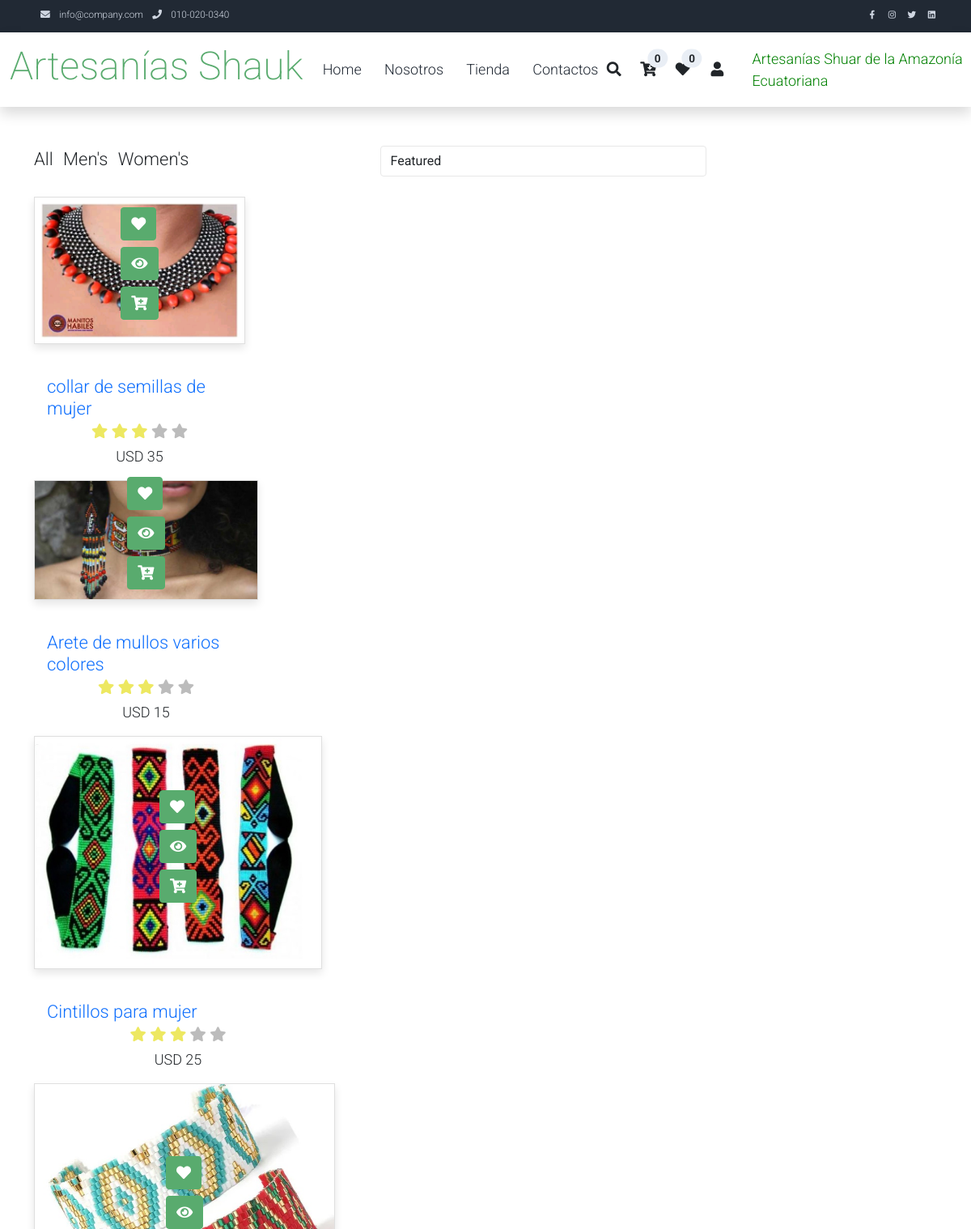
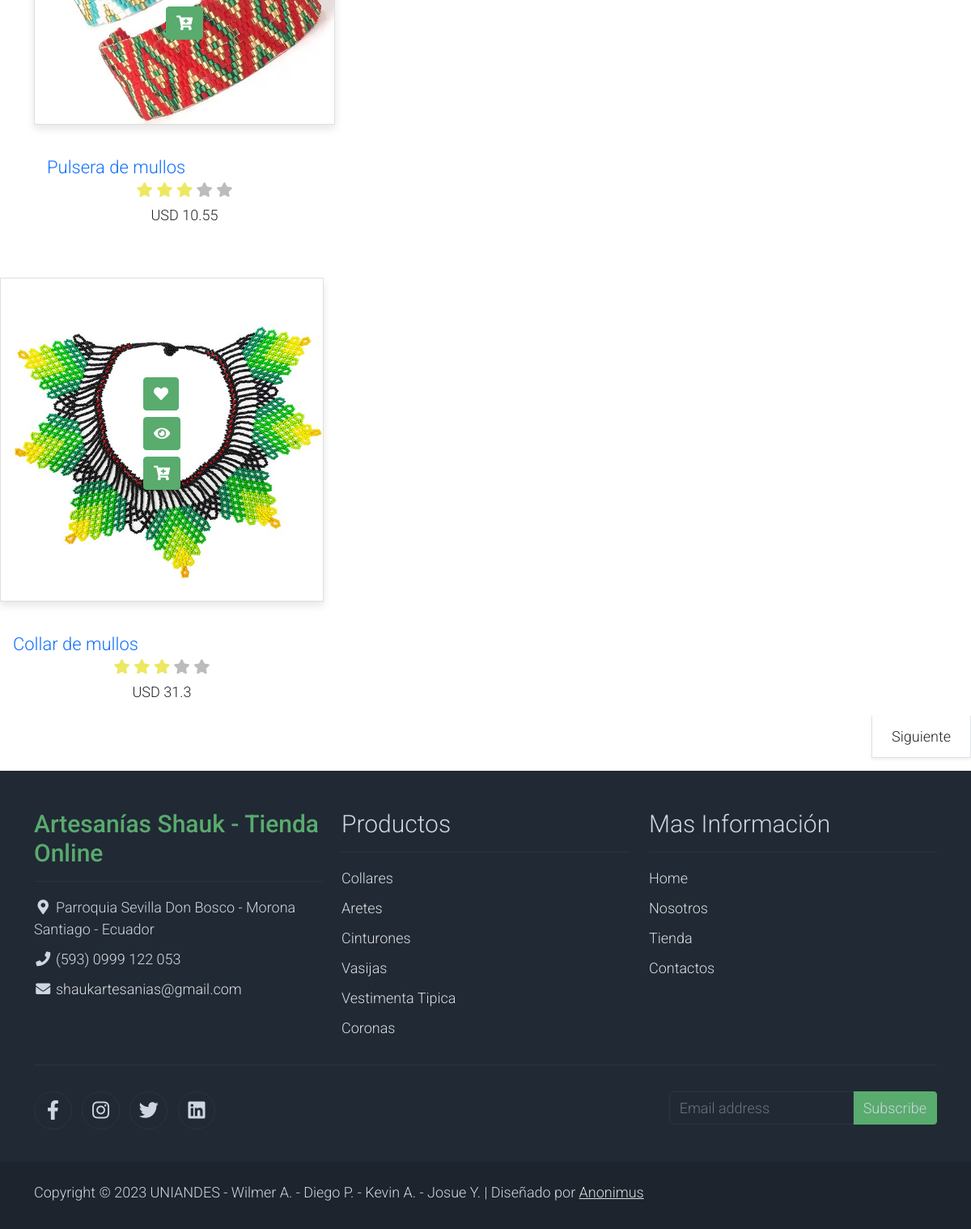
Screenshot of /principal/shop/1 with the database file from the repository (2 pictures, top to bottom).
### tables this page shows
CREATE TABLE `productos` (
  `pro_id` int(11) NOT NULL,
  `pro_nombre` varchar(100) DEFAULT NULL,
  `pro_descripcion` varchar(100) DEFAULT NULL,
  `pro_precio` float DEFAULT NULL,
  `pro_catid` int(11) DEFAULT NULL,
  `pro_imagen` varchar(150) NOT NULL,
  `pro_imagen2` varchar(150) NOT NULL,
  `pro_imagen3` varchar(150) NOT NULL,
  `pro_stock` int(11) NOT NULL
);

### Config/App/Views.php (called while the page is built)
<?php
class Views{
    public function getView($ruta, $vista, $data="")
    {
        if ($ruta == "home") {
            $vista = "Views/".$vista.".php";
        }else{
            $vista = "Views/".$ruta."/".$vista.".php";
        }
        require $vista;
    }
}
?>

### Controllers/Principal.php (called while the page is built, shortened)
<?php
class Principal extends Controller
{
    public function shop($page)
    {
        $pagina=(empty($page)) ? 1 : $page ;
        $porPagina=5;
        $desde=($pagina - 1) * $porPagina;
        $data['title'] = 'Nuestros Productos';
        $data['productos'] = $this->model->getProductos($desde,$porPagina);
        $data['pagina'] = $pagina;
        $total=$this->model->getTotalProductos();
        $data['total']=ceil($total['total'] / $porPagina);
        $this->views->getView('principal', "shop", $data);
    }
}

### Config/App/Query.php (called while the page is built, shortened)
<?php
class Query extends Conexion{
    private $pdo, $con, $sql, $datos;
    public function __construct() {
        $this->pdo = new Conexion();
        $this->con = $this->pdo->conect();
    }
    public function selectAll(string $sql)
    {
        $this->sql = $sql;
        $resul = $this->con->prepare($this->sql);
        $resul->execute();
        $data = $resul->fetchAll(PDO::FETCH_ASSOC);
        return $data;
    }
}
?>

### Config/App/conexion.php (called while the page is built)
<?php
class Conexion{
    private $conect;
    public function __construct()
    {
        $pdo = "mysql:host=".HOST.";dbname=".DB.";".CHARSET;
        try {
            $this->conect = new PDO($pdo, USER, PASS);
            $this->conect->setAttribute(PDO::ATTR_ERRMODE, PDO::ERRMODE_EXCEPTION);
        } catch (PDOException $e) {
            echo "Error en la conexion".$e->getMessage();
        }
    }
    public function conect()
    {
        return $this->conect;
    }
}
?>

### Models/PrincipalModel.php (called while the page is built, shortened)
<?php
class PrincipalModel extends Query{
    public function getProductos($desde,$porPagina)
    {
        $sql="SELECT * FROM productos LIMIT $desde, $porPagina";
        return $this->selectall($sql);
    }
}
?>

### Config/App/Controller.php (called while the page is built, shortened)
<?php
class Controller{
    public function cargarModel()
    {
        $model = get_class($this)."Model";
        $ruta = "Models/".$model.".php";
        if (file_exists($ruta)) {
            $this->model = new $model();
        }
    }
}
?>

### Views/principal/shop.php (the view, shortened to what this page needs)
<?php include_once 'views/template/header-principal.php'; ?>
    <div class="container py-5">
        <div class="row">
            <div class="col-lg-9">
                <div class="row">
                    <div class="col-md-6">
                        <ul class="list-inline shop-top-menu pb-3 pt-1">
                            <li class="list-inline-item">
                                <a class="h3 text-dark text-decoration-none mr-3" href="#">All</a>
                            </li>
                            <li class="list-inline-item">
                                <a class="h3 text-dark text-decoration-none mr-3" href="#">Men's</a>
                            </li>
                            <li class="list-inline-item">
                                <a class="h3 text-dark text-decoration-none" href="#">Women's</a>
                            </li>
                        </ul>
                    </div>
                    <div class="col-md-6 pb-4">
                        <div class="d-flex">
                            <select class="form-control">
                                <option>Featured</option>
                            </select>
                        </div>
                    </div>
                </div>
                <div class="row">
                    <?php foreach($data['productos'] as $producto) { ?>
                        <div class="col-md-4">
                        <div class="card mb-4 product-wap rounded-0">
                                <div class="card-img-overlay rounded-0 product-overlay d-flex align-items-center justify-content-center">
                                    <ul class="list-unstyled">
                                        <li><a class="btn btn-success text-white btnAddDeseo" href="#" prod="<?php echo $producto['pro_id'];?>"><i class="fas fa-heart"></i></a></li>
                                        <li><a class="btn btn-success text-white mt-2" href="<?php echo BASE_URL . 'principal/detail/' . $producto['pro_id'];?>"><i class="fas fa-eye"></i></a></li>
                                        <li><a class="btn btn-success text-white mt-2 btnAddCarrito" href="#" prod="<?php echo $producto['pro_id'];?>"><i class="fas fa-cart-plus"></i></a></li>
                                    </ul>
                                </div>
                            </div>
                            <div class="card-body">
                                <a href="#" class="h3 text-decoration-none"><?php echo $producto['pro_nombre'];?></a>
                                <ul class="list-unstyled d-flex justify-content-center mb-1">
                                    <li>
                                        <i class="text-warning fa fa-star"></i>
                                        <i class="text-warning fa fa-star"></i>
                                        <i class="text-warning fa fa-star"></i>
                                        <i class="text-muted fa fa-star"></i>
                                        <i class="text-muted fa fa-star"></i>
                                    </li>
                                </ul>
                                <p class="text-center mb-0"><?php echo MONEDA . ' ' . $producto['pro_precio'];?></p>
                            </div>
                        </div>
                        </div>
                    <?php } ?>
                <div div="row">
                    <ul class="pagination pagination-lg justify-content-end">
                    <?php
                    $siguiente=$data['pagina'] + 1;
                    $url=BASE_URL.'principal/shop/';
                    if ($data['total']>=$siguiente) {
                        echo '<li class="page-item">
                        <a class="page-link rounded-0 mr-3 shadow-sm border-top-0 border-left-0 text-dark" href="'.$url . $siguiente.'">Siguiente</a>
                    </li>';
                    }
                    ?>
                    </ul>
                </div>
<?php include_once 'views/template/footer-principal.php'; ?>
</body>
</html>

### assets/css/templatemo.css (style rules this page uses)
body, ul, li, p, a, label, input, div { font-family: "Roboto", sans-serif; font-size: 18px !important; font-weight: 300 !important; }
.h3 { font-family: "Roboto", sans-serif; font-size: 22px !important; }
.text-warning { color: #ede861 !important; }
.text-muted { color: #bcbcbc !important; }
.btn-success { background-color: #59ab6e !important; border-color: #56ae6c !important; }
.product-wap { box-shadow: 0px 5px 10px 0px rgba(0, 0, 0, 0.1); }
.card.product-wap a { color: #000; }
.form-control { border: 1px solid #e8e8e8; }
.product-wap .h3, .product-wap li, .product-wap i, .product-wap p { font-size: 12px !important; }
@media (min-width: 992px) { .product-wap .h3, .product-wap li, .product-wap i, .product-wap p { font-size: 18px !important; } }

### rows the page displays
productos: pro_nombre "collar de semillas de mujer", pro_precio "35"
productos: pro_nombre "Arete de mullos varios colores", pro_precio "15"
productos: pro_nombre "Cintillos para mujer", pro_precio "25"
productos: pro_nombre "Pulsera de mullos", pro_precio "10.55"
productos: pro_nombre "Collar de mullos", pro_precio "31.3"

### other values shown
TITLE "Artesanías Shauk"
